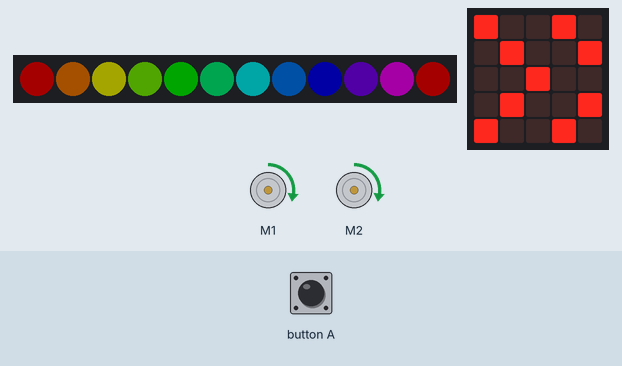
Bench run of a program on a simulated BBC micro:bit (MakeCode). Shown: 12 RGB LEDs in strip order, left to right, the board's 5×5 LED display, 2 × DC motor (green arrow = forward, orange = backward, longer = faster). Dim RGB values are drawn brighter than linear; random numbers come from a fixed seed.

Above: at 0.8 s.
At 4.2 s:
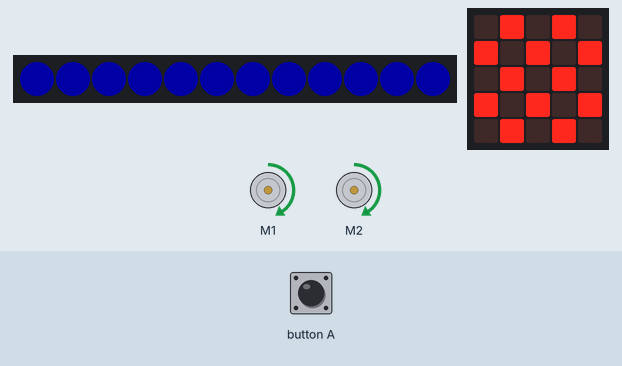
At 15.3 s:
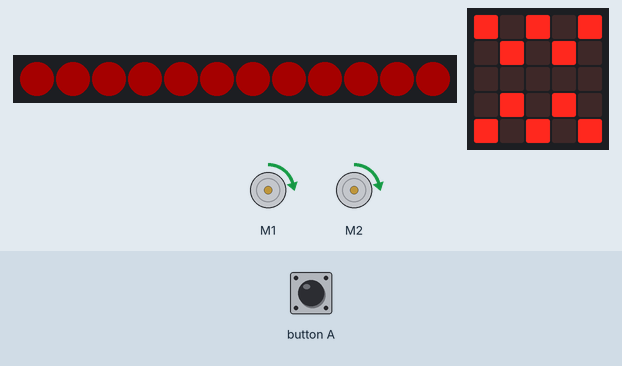
At 35.2 s:
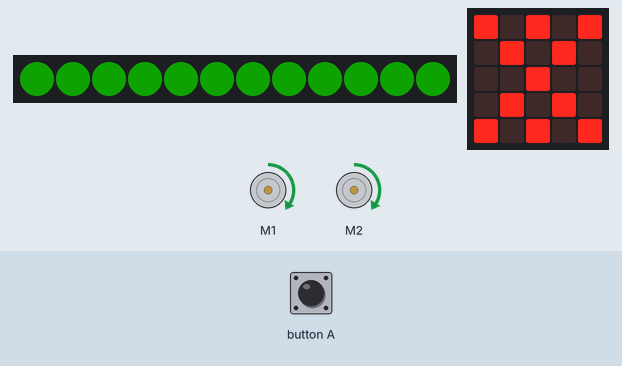
Timing chart, 0 to 40.0 s (numbered marks = the images above):
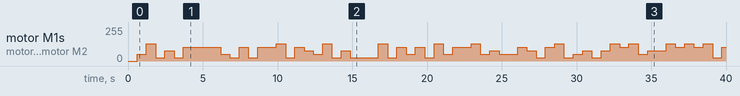

Measured:
- by itself, motor M1, motor M2: stopped → forward 51/255 at 0.62 s, → forward 128/255 0.60 s later, → forward 26/255 0.62 s later, → forward 76/255 0.62 s later, … (55 changes in this stretch)
- what the display in image 0 shows lasts 0.4 s, from 0.6 s to 1.0 s
- what the display in image 1 shows lasts 2.1 s, from 4.1 s to 6.2 s
- what the display in image 2 shows lasts 1.4 s, from 15.3 s to 16.7 s

The program:

main.ts
```typescript
input.onButtonPressed(Button.A, function () {

})
bitbot.ledRainbow()
basic.showLeds(`
    . . # . .
    . . # . .
    . . # . .
    # # . # #
    # # . # #
    `)
let speed = 100
basic.forever(function () {
    speed = randint(1, 5)
    basic.pause(200)
    if (speed == 1) {
        bitbot.go(BBDirection.Forward, 10)
        basic.showLeds(`
            # . # . #
            . # . # .
            . . . . .
            . # . # .
            # . # . #
            `)
        bitbot.setLedColor(0xFF0000)
    }
    if (speed == 2) {
        bitbot.go(BBDirection.Forward, 20)
        basic.showLeds(`
            # . . # .
            . # . . #
            . . # . .
            . # . . #
            # . . # .
            `)
        bitbot.setLedColor(0xFFC000)
    }
    if (speed == 3) {
        bitbot.go(BBDirection.Forward, 30)
        basic.showLeds(`
            # . # . #
            . # . # .
            . . # . .
            . # . # .
            # . # . #
            `)
        bitbot.setLedColor(0x18E600)
    }
    if (speed == 4) {
        bitbot.go(BBDirection.Forward, 40)
        basic.showLeds(`
            . # . # .
            # . # . #
            . # . # .
            # . # . #
            . # . # .
            `)
        bitbot.setLedColor(0x0000FF)
    }
    if (speed == 5) {
        bitbot.go(BBDirection.Forward, 50)
        basic.showLeds(`
            # . . . #
            . # . # .
            # . # . #
            . # . # .
            # . . . #
            `)
        bitbot.setLedColor(0xFF00FF)
    }
})
```

test.ts
```typescript
// testene settes inn her; disse vil ikke kompilert så lenge denne pakken blir brukt som en utvidelse.
```
